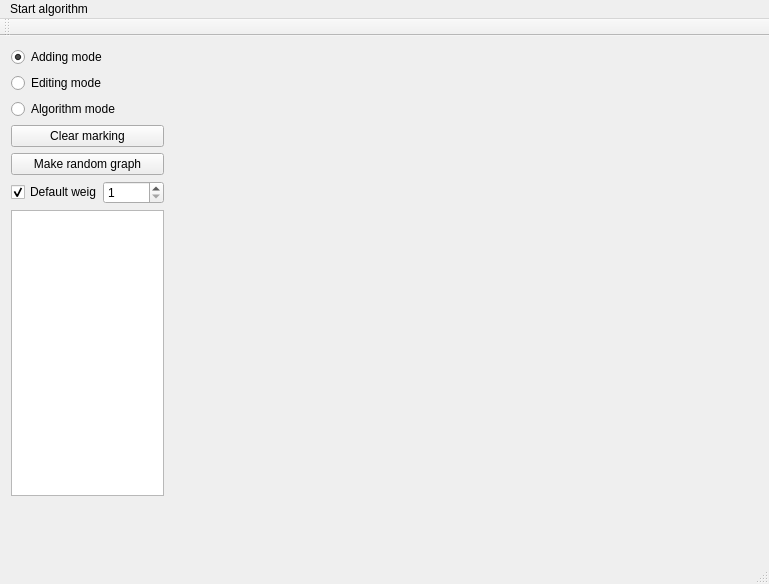
<?xml version="1.0" encoding="UTF-8"?>
<ui version="4.0">
 <class>MainWindow</class>
 <widget class="QMainWindow" name="MainWindow">
  <property name="geometry">
   <rect>
    <x>0</x>
    <y>0</y>
    <width>769</width>
    <height>584</height>
   </rect>
  </property>
  <property name="windowTitle">
   <string>MainWindow</string>
  </property>
  <widget class="QWidget" name="centralWidget">
   <widget class="QWidget" name="layoutWidget">
    <property name="geometry">
     <rect>
      <x>0</x>
      <y>0</y>
      <width>175</width>
      <height>471</height>
     </rect>
    </property>
    <layout class="QVBoxLayout" name="verticalLayout_2">
     <item>
      <layout class="QVBoxLayout" name="verticalLayout">
       <item>
        <widget class="QRadioButton" name="radioAdding">
         <property name="text">
          <string>Adding mode</string>
         </property>
         <property name="checked">
          <bool>true</bool>
         </property>
        </widget>
       </item>
       <item>
        <widget class="QRadioButton" name="radioEditing">
         <property name="text">
          <string>Editing mode</string>
         </property>
        </widget>
       </item>
       <item>
        <widget class="QRadioButton" name="radioAlgorithm">
         <property name="text">
          <string>Algorithm mode</string>
         </property>
        </widget>
       </item>
       <item>
        <widget class="QPushButton" name="pushButtonClearMarking">
         <property name="text">
          <string>Clear marking</string>
         </property>
        </widget>
       </item>
       <item>
        <widget class="QPushButton" name="pushButtonRandomGraph">
         <property name="text">
          <string>Make random graph</string>
         </property>
        </widget>
       </item>
      </layout>
     </item>
     <item>
      <layout class="QHBoxLayout" name="horizontalLayout">
       <item>
        <widget class="QCheckBox" name="checkDefaultWeight">
         <property name="text">
          <string>Default weigh</string>
         </property>
         <property name="checked">
          <bool>true</bool>
         </property>
        </widget>
       </item>
       <item>
        <widget class="QSpinBox" name="spinDefaultWeight">
         <property name="minimum">
          <number>1</number>
         </property>
         <property name="maximum">
          <number>10000</number>
         </property>
        </widget>
       </item>
      </layout>
     </item>
     <item>
      <widget class="QListView" name="listView"/>
     </item>
    </layout>
   </widget>
  </widget>
  <widget class="QMenuBar" name="menuBar">
   <property name="geometry">
    <rect>
     <x>0</x>
     <y>0</y>
     <width>769</width>
     <height>21</height>
    </rect>
   </property>
   <widget class="QMenu" name="menuStart_algorithm">
    <property name="title">
     <string>Start algorithm</string>
    </property>
    <addaction name="actionAlgo_1"/>
    <addaction name="actionAlgo_2"/>
   </widget>
   <addaction name="menuStart_algorithm"/>
  </widget>
  <widget class="QToolBar" name="mainToolBar">
   <attribute name="toolBarArea">
    <enum>TopToolBarArea</enum>
   </attribute>
   <attribute name="toolBarBreak">
    <bool>false</bool>
   </attribute>
  </widget>
  <widget class="QStatusBar" name="statusBar"/>
  <action name="action">
   <property name="text">
    <string>і</string>
   </property>
  </action>
  <action name="actionAlgo_1">
   <property name="text">
    <string>Algo-1</string>
   </property>
  </action>
  <action name="actionAlgo_2">
   <property name="text">
    <string>Algo-2</string>
   </property>
  </action>
 </widget>
 <layoutdefault spacing="6" margin="11"/>
 <resources/>
 <connections>
  <connection>
   <sender>radioAdding</sender>
   <signal>toggled(bool)</signal>
   <receiver>pushButtonClearMarking</receiver>
   <slot>click()</slot>
   <hints>
    <hint type="sourcelabel">
     <x>113</x>
     <y>41</y>
    </hint>
    <hint type="destinationlabel">
     <x>123</x>
     <y>118</y>
    </hint>
   </hints>
  </connection>
  <connection>
   <sender>radioEditing</sender>
   <signal>toggled(bool)</signal>
   <receiver>pushButtonClearMarking</receiver>
   <slot>click()</slot>
   <hints>
    <hint type="sourcelabel">
     <x>25</x>
     <y>70</y>
    </hint>
    <hint type="destinationlabel">
     <x>29</x>
     <y>119</y>
    </hint>
   </hints>
  </connection>
  <connection>
   <sender>listView</sender>
   <signal>activated(QModelIndex)</signal>
   <receiver>MainWindow</receiver>
   <slot>repaint()</slot>
   <hints>
    <hint type="sourcelabel">
     <x>96</x>
     <y>279</y>
    </hint>
    <hint type="destinationlabel">
     <x>135</x>
     <y>351</y>
    </hint>
   </hints>
  </connection>
 </connections>
</ui>
